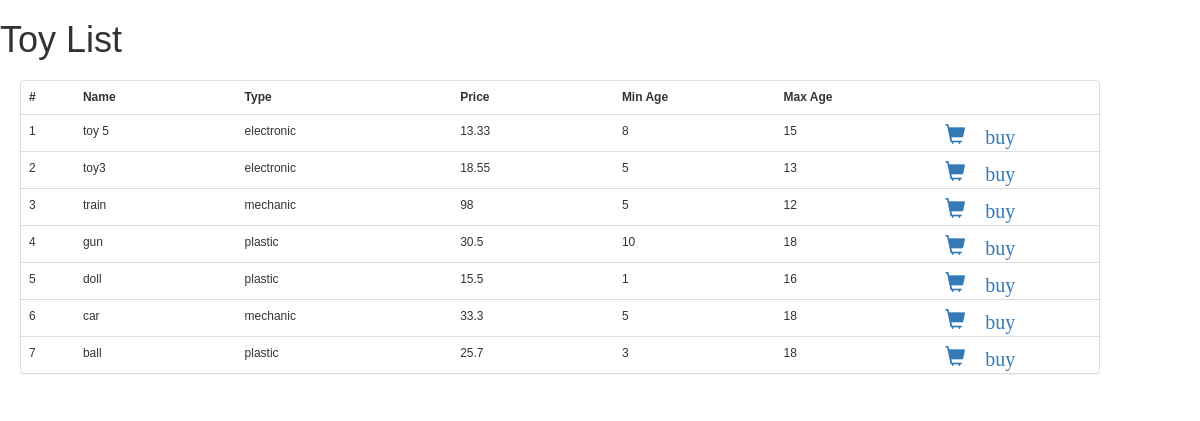
The app's page /customerDashboard.php with its own data.
### tables this page shows
CREATE TABLE `Toy` (
  `id` int(11) NOT NULL,
  `name` varchar(50) NOT NULL,
  `type` varchar(50) NOT NULL,
  `price` float NOT NULL,
  `minAge` int(11) DEFAULT NULL,
  `maxAge` int(11) DEFAULT NULL,
  `id_Provider` int(11) DEFAULT NULL
);

### dbConfig.php (called while the page is built, shortened)
<?php
    class dbConnect
    {
        private $hostName="localhost";
        private $databaseName="toystoreDB";
        private $username="user06";
        private $password="user06";
        private $dbCon;
        public function __construct()
        {
            try {
                if(!isset($this->dbCon))
                {
                    $this->dbCon=new PDO("mysql:host=".$this->hostName.";dbname=".$this->databaseName,$this->username,$this->password);
                    $this->dbCon->setAttribute(PDO::ATTR_ERRMODE, PDO::ERRMODE_EXCEPTION);
                }
            } catch (PDOException $e) {
                echo "Connection failed: ".$e->getMessage();
                exit();
            }
        }
    public function getRows($table,$conditions = array()){
        $this->sqlRequest = 'SELECT ';
        $this->sqlRequest .= array_key_exists("select",$conditions)?$conditions['select']:'*';
        $this->sqlRequest .= ' FROM '.$table;
        if(array_key_exists("order_by",$conditions)){
            $this->sqlRequest .= ' ORDER BY '.$conditions['order_by'];
        }
        $query = $this->dbCon->prepare($this->sqlRequest);
        $query->execute();
        if(array_key_exists("return_type",$conditions) && $conditions['return_type'] != 'all'){
            switch($conditions['return_type']){
                case 'count':
                    $data = $query->rowCount();
                    break;
                case 'single':
                    $data = $query->fetch(PDO::FETCH_ASSOC);
                    break;
                default:
                    $data = '';
            }
        }else{
            if($query->rowCount() > 0){
                $data = $query->fetchAll();
            }
        }
        return !empty($data)?$data:false;
    }
  }
?>

### customerDashboard.php (the view, shortened to what this page needs)
    <link href="https://maxcdn.bootstrapcdn.com/bootstrap/3.3.5/css/bootstrap.min.css" rel="stylesheet">
    <link rel="stylesheet" href="style.css">
<h1>Toy List</h1>
<div class="row">
    <div class="panel panel-default toys-content">
        <table class="table">
            <tr>
                <th width="5%">#</th>
                <th width="15%">Name</th>
                <th width="20%">Type</th>
                <th width="15%">Price</th>
                <th width="15%">Min Age</th>
                <th width="15%">Max Age</th>
                <th width="15%"></th>
            </tr>
            <?php
            include 'dbConfig.php';
            $dbCon = new dbConnect();
            $toys = $dbCon->getRows('Toy',array('order_by'=>'id DESC'));
            if(!empty($toys)){ $count = 0; foreach($toys as $toy){ $count++;
            ?>
            <tr>
                <td><?php echo $count; ?></td>
                <td><?php echo $toy['name']; ?></td>
                <td><?php echo $toy['type']; ?></td>
                <td><?php echo $toy['price']; ?></td>
                <td><?php echo $toy['minAge']; ?></td>
                <td><?php echo $toy['maxAge']; ?></td>
                 <td>
                    <a href="commandToy.php?id=<?php echo $toy['id']; ?>" class="glyphicon glyphicon-shopping-cart">  buy</a>
                </td>
            </tr>
            <?php } }else{ ?>
            <tr><td colspan="4">No toy(s) found......</td>
            <?php } ?>
        </table>
    </div>
</div>

### style.css (style rules this page uses)
.row { margin:20px 20px 20px 20px;width: 100%; }
.glyphicon { font-size: 20px; }
a.glyphicon { text-decoration: none; }
.toys-content { width:90%; }
table tr th, table tr td { font-size: 1.2rem; }

### records on screen
toy: name "toy 5", type "electronic", price "13.33", minAge "8", maxAge "15"
toy: name "toy3", type "electronic", price "18.55", minAge "5", maxAge "13"
toy: name "train", type "mechanic", price "98", minAge "5", maxAge "12"
toy: name "gun", type "plastic", price "30.5", minAge "10", maxAge "18"
toy: name "doll", type "plastic", price "15.5", minAge "1", maxAge "16"
toy: name "car", type "mechanic", price "33.3", minAge "5", maxAge "18"
toy: name "ball", type "plastic", price "25.7", minAge "3", maxAge "18"
